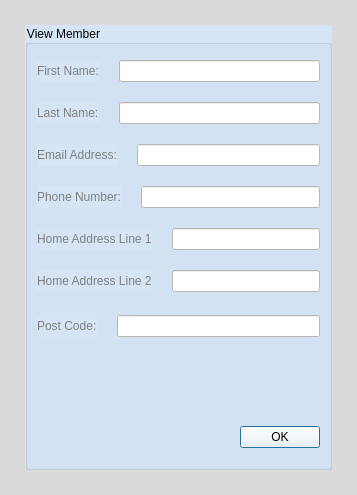
<?xml version="1.0" encoding="UTF-8"?>
<ui version="4.0">
 <class>ViewMember</class>
 <widget class="QDialog" name="ViewMember">
  <property name="geometry">
   <rect>
    <x>0</x>
    <y>0</y>
    <width>357</width>
    <height>495</height>
   </rect>
  </property>
  <property name="minimumSize">
   <size>
    <width>357</width>
    <height>0</height>
   </size>
  </property>
  <property name="windowTitle">
   <string>View Member</string>
  </property>
  <property name="styleSheet">
   <string notr="true">background-color: rgb(218, 218, 218);</string>
  </property>
  <layout class="QGridLayout" name="gridLayout_2">
   <property name="leftMargin">
    <number>25</number>
   </property>
   <property name="topMargin">
    <number>25</number>
   </property>
   <property name="rightMargin">
    <number>25</number>
   </property>
   <property name="bottomMargin">
    <number>25</number>
   </property>
   <property name="verticalSpacing">
    <number>6</number>
   </property>
   <item row="0" column="0">
    <widget class="QGroupBox" name="groupBox">
     <property name="styleSheet">
      <string notr="true">background-color: rgb(213, 229, 246);</string>
     </property>
     <property name="title">
      <string>View Member</string>
     </property>
     <layout class="QGridLayout" name="gridLayout">
      <property name="topMargin">
       <number>15</number>
      </property>
      <property name="spacing">
       <number>6</number>
      </property>
      <item row="0" column="0">
       <layout class="QVBoxLayout" name="verticalLayout">
        <property name="spacing">
         <number>20</number>
        </property>
        <property name="bottomMargin">
         <number>10</number>
        </property>
        <item>
         <layout class="QHBoxLayout" name="horizontalLayout_5">
          <item>
           <widget class="QLabel" name="label_first">
            <property name="styleSheet">
             <string notr="true">color: rgb(128, 128, 128);</string>
            </property>
            <property name="text">
             <string>First Name:</string>
            </property>
           </widget>
          </item>
          <item>
           <widget class="QLineEdit" name="line_first">
            <property name="styleSheet">
             <string notr="true">background-color: rgb(255, 255, 255);</string>
            </property>
            <property name="readOnly">
             <bool>true</bool>
            </property>
           </widget>
          </item>
         </layout>
        </item>
        <item>
         <layout class="QHBoxLayout" name="horizontalLayout_7">
          <item>
           <widget class="QLabel" name="label_last">
            <property name="styleSheet">
             <string notr="true">color: rgb(128, 128, 128);</string>
            </property>
            <property name="text">
             <string>Last Name:</string>
            </property>
           </widget>
          </item>
          <item>
           <widget class="QLineEdit" name="line_last">
            <property name="styleSheet">
             <string notr="true">background-color: rgb(255, 255, 255);</string>
            </property>
            <property name="readOnly">
             <bool>true</bool>
            </property>
           </widget>
          </item>
         </layout>
        </item>
        <item>
         <layout class="QHBoxLayout" name="horizontalLayout_3">
          <item>
           <widget class="QLabel" name="label_email">
            <property name="styleSheet">
             <string notr="true">color: rgb(128, 128, 128);</string>
            </property>
            <property name="text">
             <string>Email Address:</string>
            </property>
           </widget>
          </item>
          <item>
           <widget class="QLineEdit" name="line_email">
            <property name="styleSheet">
             <string notr="true">background-color: rgb(255, 255, 255);</string>
            </property>
            <property name="readOnly">
             <bool>true</bool>
            </property>
           </widget>
          </item>
         </layout>
        </item>
        <item>
         <layout class="QHBoxLayout" name="horizontalLayout_4">
          <item>
           <widget class="QLabel" name="label_phone">
            <property name="styleSheet">
             <string notr="true">color: rgb(128, 128, 128);</string>
            </property>
            <property name="text">
             <string>Phone Number:</string>
            </property>
           </widget>
          </item>
          <item>
           <widget class="QLineEdit" name="line_phone">
            <property name="styleSheet">
             <string notr="true">background-color: rgb(255, 255, 255);</string>
            </property>
            <property name="readOnly">
             <bool>true</bool>
            </property>
           </widget>
          </item>
         </layout>
        </item>
        <item>
         <layout class="QHBoxLayout" name="horizontalLayout_6">
          <item>
           <widget class="QLabel" name="label_home_1">
            <property name="styleSheet">
             <string notr="true">color: rgb(128, 128, 128);</string>
            </property>
            <property name="text">
             <string>Home Address Line 1</string>
            </property>
           </widget>
          </item>
          <item>
           <widget class="QLineEdit" name="line_home_1">
            <property name="styleSheet">
             <string notr="true">background-color: rgb(255, 255, 255);</string>
            </property>
            <property name="readOnly">
             <bool>true</bool>
            </property>
           </widget>
          </item>
         </layout>
        </item>
        <item>
         <layout class="QHBoxLayout" name="horizontalLayout_2">
          <item>
           <widget class="QLabel" name="label_home_2">
            <property name="styleSheet">
             <string notr="true">color: rgb(128, 128, 128);</string>
            </property>
            <property name="text">
             <string>Home Address Line 2</string>
            </property>
           </widget>
          </item>
          <item>
           <widget class="QLineEdit" name="line_home_2">
            <property name="styleSheet">
             <string notr="true">background-color: rgb(255, 255, 255);</string>
            </property>
            <property name="readOnly">
             <bool>true</bool>
            </property>
           </widget>
          </item>
         </layout>
        </item>
        <item>
         <layout class="QHBoxLayout" name="horizontalLayout_8" stretch="0,0">
          <property name="leftMargin">
           <number>0</number>
          </property>
          <property name="topMargin">
           <number>3</number>
          </property>
          <property name="bottomMargin">
           <number>3</number>
          </property>
          <item>
           <widget class="QLabel" name="label_code">
            <property name="styleSheet">
             <string notr="true">color: rgb(128, 128, 128);</string>
            </property>
            <property name="text">
             <string>Post Code:</string>
            </property>
           </widget>
          </item>
          <item>
           <widget class="QLineEdit" name="line_code">
            <property name="enabled">
             <bool>false</bool>
            </property>
            <property name="styleSheet">
             <string notr="true">background-color: rgb(255, 255, 255)</string>
            </property>
            <property name="readOnly">
             <bool>true</bool>
            </property>
           </widget>
          </item>
         </layout>
        </item>
        <item>
         <spacer name="verticalSpacer">
          <property name="orientation">
           <enum>Qt::Vertical</enum>
          </property>
          <property name="sizeHint" stdset="0">
           <size>
            <width>20</width>
            <height>40</height>
           </size>
          </property>
         </spacer>
        </item>
        <item>
         <widget class="QDialogButtonBox" name="buttonBox">
          <property name="styleSheet">
           <string notr="true">background-color: rgb(255, 255, 255);
color: rgb(0, 0, 0);</string>
          </property>
          <property name="standardButtons">
           <set>QDialogButtonBox::Ok</set>
          </property>
         </widget>
        </item>
       </layout>
      </item>
     </layout>
    </widget>
   </item>
  </layout>
 </widget>
 <resources/>
 <connections/>
</ui>
